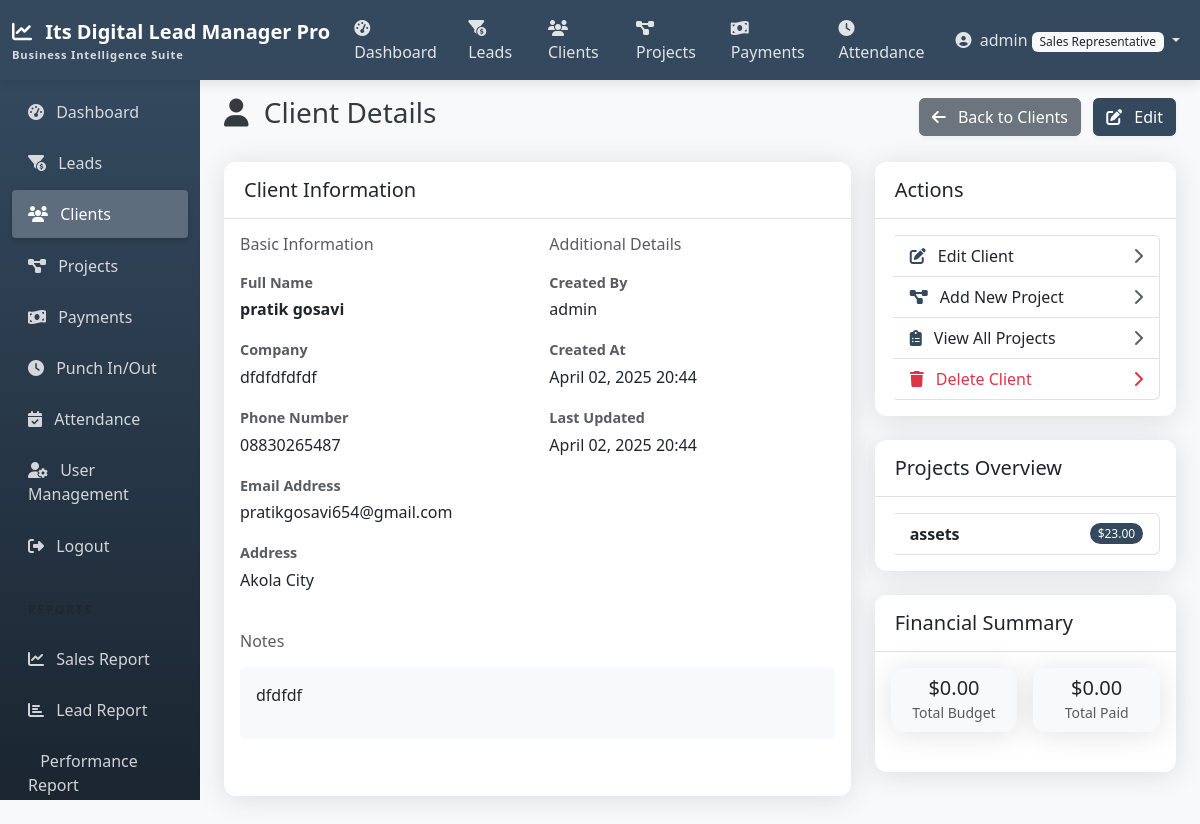
/clients/2/ (signed in), run on the app's committed database.
### accounts/models.py (models this page shows, shortened)
class CustomUser(AbstractUser):
    ROLE_CHOICES = (
        ('admin', 'Admin'),
        ('manager', 'Manager'),
        ('team_leader', 'Team Leader'),
        ('sales_rep', 'Sales Representative'),
    )
    role = models.CharField(max_length=20, choices=ROLE_CHOICES, default='sales_rep')

### clients/models.py (models this page shows, shortened)
class Client(models.Model):
    name = models.CharField(max_length=255)
    company = models.CharField(max_length=255, blank=True, null=True)
    phone = models.CharField(max_length=20)
    email = models.EmailField()
    address = models.TextField(blank=True, null=True)
    notes = models.TextField(blank=True, null=True)
    lead = models.OneToOneField(
        Lead,
        on_delete=models.SET_NULL,
        null=True,
        blank=True,
        related_name='converted_client'
    )
    created_by = models.ForeignKey(
        CustomUser,
        related_name='created_clients',
        on_delete=models.SET_NULL,
        null=True,
        blank=True
    )
    created_at = models.DateTimeField(auto_now_add=True)
    updated_at = models.DateTimeField(auto_now=True)
    class Meta:
        ordering = ['-created_at']
    @property
    def converted_from_lead(self):
        return self.lead is not None

### projects/models.py (models this page shows, shortened)
class Project(models.Model):
    STATUS_CHOICES = [
        ('started', 'started'),
        ('figma_completed', 'figma done'),
        ('frontend_completed', 'frontend completed'),
        ('backend_completed', 'backend completed'),
        ('completed', 'completed'),
    ]
    name = models.CharField(max_length=255)
    description = models.TextField(blank=True, null=True)
    client = models.ForeignKey(Client, on_delete=models.CASCADE, related_name='projects')
    start_date = models.DateField()
    end_date = models.DateField(blank=True, null=True)
    status = models.CharField(max_length=20, choices=STATUS_CHOICES, default='upcoming')
    budget = models.DecimalField(max_digits=12, decimal_places=2, default=0)
    notes = models.TextField(blank=True, null=True)
    created_by = models.ForeignKey(
        CustomUser,
        related_name='created_projects',
        on_delete=models.SET_NULL,
        null=True,
        blank=True
    )
    created_at = models.DateTimeField(auto_now_add=True)
    updated_at = models.DateTimeField(auto_now=True)
    class Meta:
        ordering = ['-created_at']

### clients/views.py (the view)
# urls.py: path('<int:pk>/', views.ClientDetailView.as_view(), name='client_detail'),
class ClientDetailView(LoginRequiredMixin, ClientAccessMixin, DetailView):
    model = Client
    template_name = 'clients/client_detail.html'
    context_object_name = 'client'

### templates/clients/client_detail.html (shortened to what this page needs)
{% extends 'base.html' %}
{% block content %}
<div class="d-flex justify-content-between align-items-center mb-4">
    <h1 class="h3">
        <i class="fas fa-user me-2"></i> Client Details
    </h1>
    <div>
        <a href="{% url 'client_list' %}" class="btn btn-secondary">
            <i class="fas fa-arrow-left me-2"></i> Back to Clients
        </a>
        <a href="{% url 'client_edit' client.id %}" class="btn btn-primary ms-2">
            <i class="fas fa-edit me-2"></i> Edit
        </a>
    </div>
</div>
<div class="row">
    <div class="col-md-8 mb-4">
        <div class="card shadow h-100">
            <div class="card-header bg-white">
                <div class="d-flex justify-content-between align-items-center">
                    <h5 class="mb-0">Client Information</h5>
                </div>
            </div>
            <div class="card-body">
                <div class="row">
                    <div class="col-md-6 mb-4">
                        <h6 class="text-muted mb-3">Basic Information</h6>
                        <div class="mb-3">
                            <label class="form-label text-muted small mb-1">Full Name</label>
                            <div class="fw-bold">{{ client.name }}</div>
                        </div>
                        <div class="mb-3">
                            <label class="form-label text-muted small mb-1">Company</label>
                            <div>{{ client.company|default:"-" }}</div>
                        </div>
                        <div class="mb-3">
                            <label class="form-label text-muted small mb-1">Phone Number</label>
                            <div>{{ client.phone }}</div>
                        </div>
                        <div class="mb-3">
                            <label class="form-label text-muted small mb-1">Email Address</label>
                            <div>{{ client.email }}</div>
                        </div>
                        <div class="mb-3">
                            <label class="form-label text-muted small mb-1">Address</label>
                            <div>{{ client.address|default:"-"|linebreaks }}</div>
                        </div>
                    </div>
                    <div class="col-md-6 mb-4">
                        <h6 class="text-muted mb-3">Additional Details</h6>
                        <div class="mb-3">
                            <label class="form-label text-muted small mb-1">Created By</label>
                            <div>
                                {% if client.created_by %}
                                {{ client.created_by.get_full_name|default:client.created_by.username }}
                                {% else %}
                                <span class="text-muted">System</span>
                                {% endif %}
                            </div>
                        </div>
                        <div class="mb-3">
                            <label class="form-label text-muted small mb-1">Created At</label>
                            <div>{{ client.created_at|date:"F d, Y H:i" }}</div>
                        </div>
                        <div class="mb-3">
                            <label class="form-label text-muted small mb-1">Last Updated</label>
                            <div>{{ client.updated_at|date:"F d, Y H:i" }}</div>
                        </div>
                    </div>
                </div>
                <div class="row">
                    <div class="col-12">
                        <h6 class="text-muted mb-3">Notes</h6>
                        <div class="p-3 bg-light rounded">
                            {{ client.notes|default:"No notes available."|linebreaks }}
                        </div>
                    </div>
                </div>
            </div>
        </div>
    </div>
    <div class="col-md-4 mb-4">
        <div class="card shadow mb-4">
            <div class="card-header bg-white">
                <h5 class="mb-0">Actions</h5>
            </div>
            <div class="card-body">
                <div class="list-group">
                    <a href="{% url 'client_edit' client.id %}" class="list-group-item list-group-item-action">
                        <div class="d-flex justify-content-between align-items-center">
                            <div>
                                <i class="fas fa-edit me-2 text-primary"></i>
                                Edit Client
                            </div>
                            <i class="fas fa-chevron-right text-muted"></i>
                        </div>
                    </a>
                    <a href="{% url 'project_add' %}?client={{ client.id }}" class="list-group-item list-group-item-action">
                        <div class="d-flex justify-content-between align-items-center">
                            <div>
                                <i class="fas fa-project-diagram me-2 text-primary"></i>
                                Add New Project
                            </div>
                            <i class="fas fa-chevron-right text-muted"></i>
                        </div>
                    </a>
                    <a href="{% url 'client_projects' client.id %}" class="list-group-item list-group-item-action">
                        <div class="d-flex justify-content-between align-items-center">
                            <div>
                                <i class="fas fa-clipboard-list me-2 text-primary"></i>
                                View All Projects
                            </div>
                            <i class="fas fa-chevron-right text-muted"></i>
                        </div>
                    </a>
                    {% if user.is_superuser or user.role in 'admin,manager' %}
                    <a href="{% url 'client_delete' client.id %}" class="list-group-item list-group-item-action text-danger">
                        <div class="d-flex justify-content-between align-items-center">
                            <div>
                                <i class="fas fa-trash me-2"></i>
                                Delete Client
                            </div>
                            <i class="fas fa-chevron-right"></i>
                        </div>
                    </a>
                    {% endif %}
                </div>
            </div>
        </div>
        <div class="card shadow mb-4">
            <div class="card-header bg-white">
                <h5 class="mb-0">Projects Overview</h5>
            </div>
            <div class="card-body">
                {% with projects=client.projects.all %}
                {% if projects %}
                <div class="list-group">
                    {% for project in projects|slice:":5" %}
                    <a href="{% url 'project_detail' project.id %}" class="list-group-item list-group-item-action">
                        <div class="d-flex justify-content-between align-items-center">
                            <div>
                                <strong>{{ project.name }}</strong>
                            </div>
                            <span class="badge bg-primary rounded-pill">${{ project.budget }}</span>
                        </div>
                    </a>
                    {% endfor %}
                </div>
                {% endif %}
                {% endwith %}
            </div>
        </div>
        <div class="card shadow">
            <div class="card-header bg-white">
                <h5 class="mb-0">Financial Summary</h5>
            </div>
            <div class="card-body">
                {% with projects=client.projects.all %}
                {% if projects %}
                    {% with total_budget=projects.aggregate_sum.budget total_paid=projects.aggregate_sum.payments__amount %}
                    <div class="row g-3">
                        <div class="col-6">
                            <div class="card bg-light">
                                <div class="card-body text-center p-2">
                                    <h5 class="mb-0">${{ projects.aggregate_sum.budget|default:"0.00" }}</h5>
                                    <small class="text-muted">Total Budget</small>
                                </div>
                            </div>
                        </div>
                        <div class="col-6">
                            <div class="card bg-light">
                                <div class="card-body text-center p-2">
                                    <h5 class="mb-0">${{ projects.aggregate_sum.payments__amount|default:"0.00" }}</h5>
                                    <small class="text-muted">Total Paid</small>
                                </div>
                            </div>
                        </div>
                    </div>
                    {% endwith %}
                {% else %}
                <p class="text-muted text-center mb-0">No financial data available yet.</p>
                {% endif %}
                {% endwith %}
            </div>
        </div>
    </div>
</div>
{% endblock %}

### templates/navbar.html (shortened to what this page needs)
<nav class="navbar navbar-expand-md navbar-dark sticky-top">
    <div class="container-fluid">
        <a class="navbar-brand" href="{% url 'home' %}">
            <i class="fas fa-chart-line me-2"></i>
            Its Digital Lead Manager Pro
            <span class="navbar-brand-subtitle">Business Intelligence Suite</span>
        </a>
        <div class="collapse navbar-collapse" id="navbarNav">
            <ul class="navbar-nav me-auto">
                {% if user.is_authenticated %}
                <li class="nav-item">
                    <a class="nav-link {% if request.path == '/reports/dashboard/' %}active{% endif %}" href="{% url 'dashboard' %}">
                        <i class="fas fa-tachometer-alt me-1"></i> Dashboard
                    </a>
                </li>
                <li class="nav-item">
                    <a class="nav-link {% if '/leads/' in request.path %}active{% endif %}" href="{% url 'lead_list' %}">
                        <i class="fas fa-funnel-dollar me-1"></i> Leads
                    </a>
                </li>
                <li class="nav-item">
                    <a class="nav-link {% if '/clients/' in request.path %}active{% endif %}" href="{% url 'client_list' %}">
                        <i class="fas fa-users me-1"></i> Clients
                    </a>
                </li>
                <li class="nav-item d-none d-lg-block">
                    <a class="nav-link {% if '/projects/' in request.path %}active{% endif %}" href="{% url 'project_list' %}">
                        <i class="fas fa-project-diagram me-1"></i> Projects
                    </a>
                </li>
                <li class="nav-item d-none d-lg-block">
                    <a class="nav-link {% if '/payments/' in request.path %}active{% endif %}" href="{% url 'payment_list' %}">
                        <i class="fas fa-money-bill-wave me-1"></i> Payments
                    </a>
                </li>
                <li class="nav-item d-none d-lg-block">
                    <a class="nav-link {% if '/attendance/punch/' in request.path %}active{% endif %}" href="{% url 'punch' %}">
                        <i class="fas fa-clock me-1"></i> Attendance
                    </a>
                </li>
                {% endif %}
            </ul>
            <ul class="navbar-nav">
                {% if user.is_authenticated %}
                <li class="nav-item dropdown">
                    <a class="nav-link dropdown-toggle" href="#" id="navbarDropdown" role="button" data-bs-toggle="dropdown" aria-expanded="false">
                        <i class="fas fa-user-circle me-1"></i>
                        {% if user.first_name %}{{ user.first_name }}{% else %}{{ user.username }}{% endif %}
                        <span class="badge bg-light text-dark">{{ user.get_role_display }}</span>
                    </a>
                </li>
                {% endif %}
            </ul>
        </div>
    </div>
</nav>

### data on the page
CustomUser: username "admin", role "Sales Representative"
Client: name "pratik gosavi", company "dfdfdfdfdf", phone "08830265487", email "pratikgosavi654@gmail.com", address "Akola City", created_by.get_full_name "admin", created_at "April 02, 2025 20:44", updated_at "April 02, 2025 20:44", notes "dfdfdf"
Project: name "assets", budget "23.00"

### other printed values
{{ projects.aggregate_sum.budget|default:"0.00" }} "0.00"
{{ projects.aggregate_sum.payments__amount|default:"0.00" }} "0.00"
